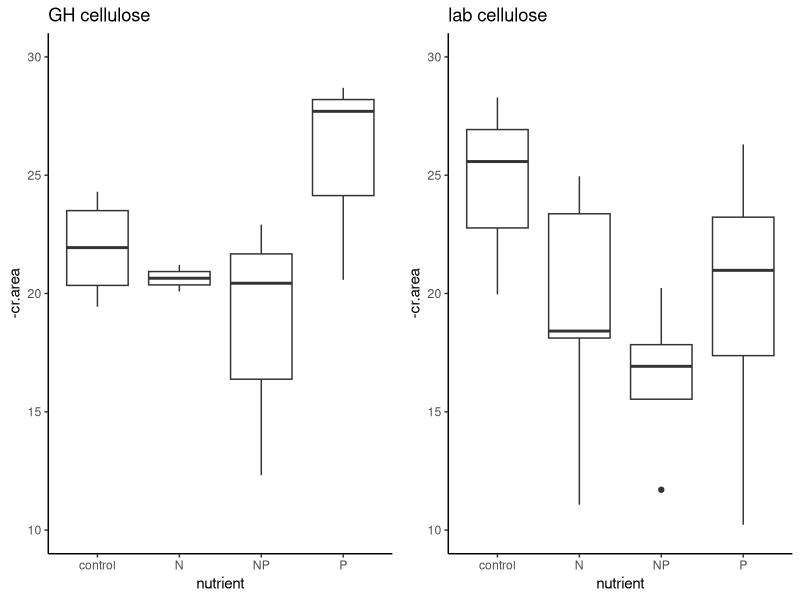
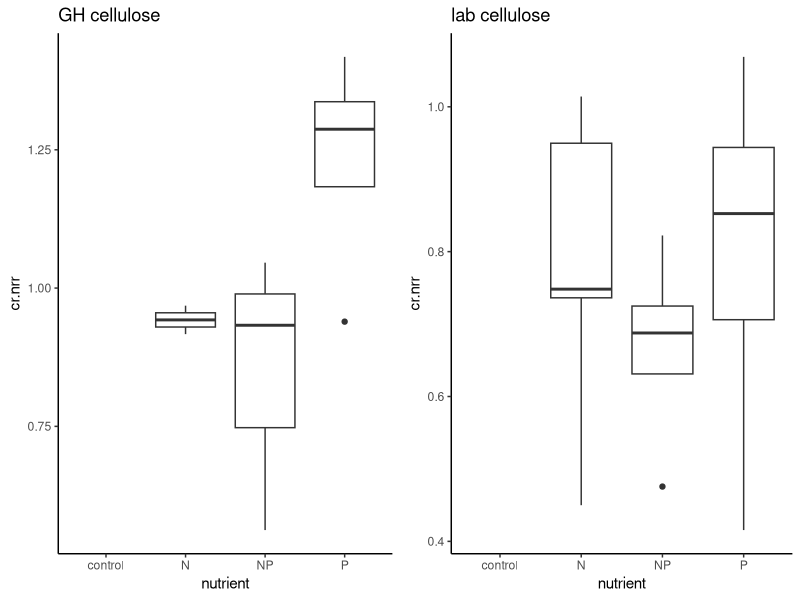
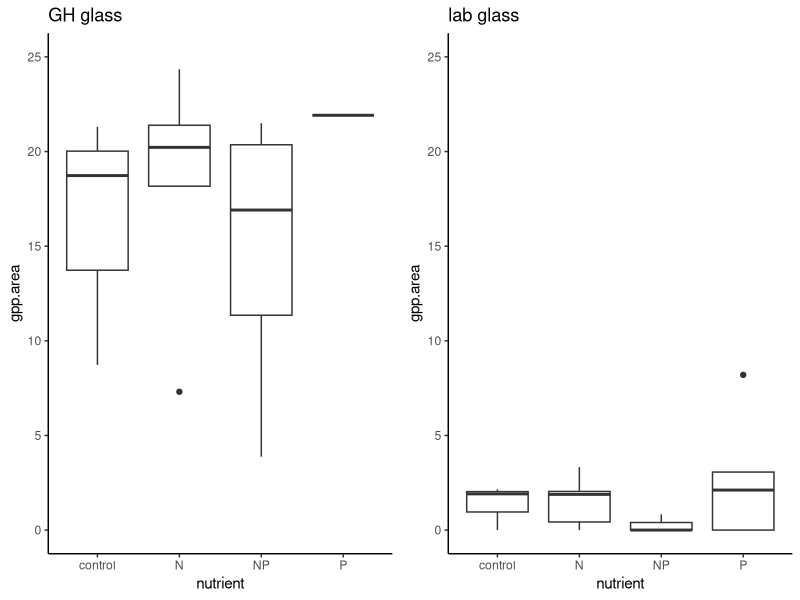
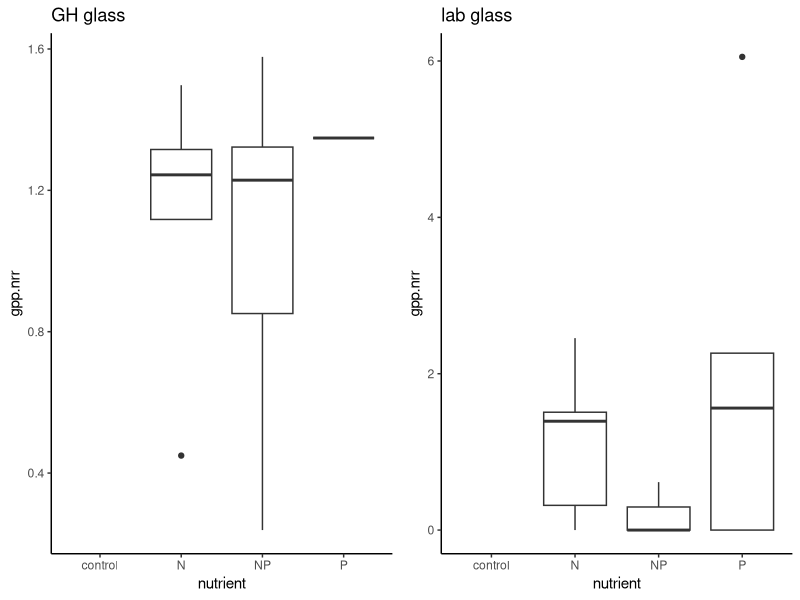
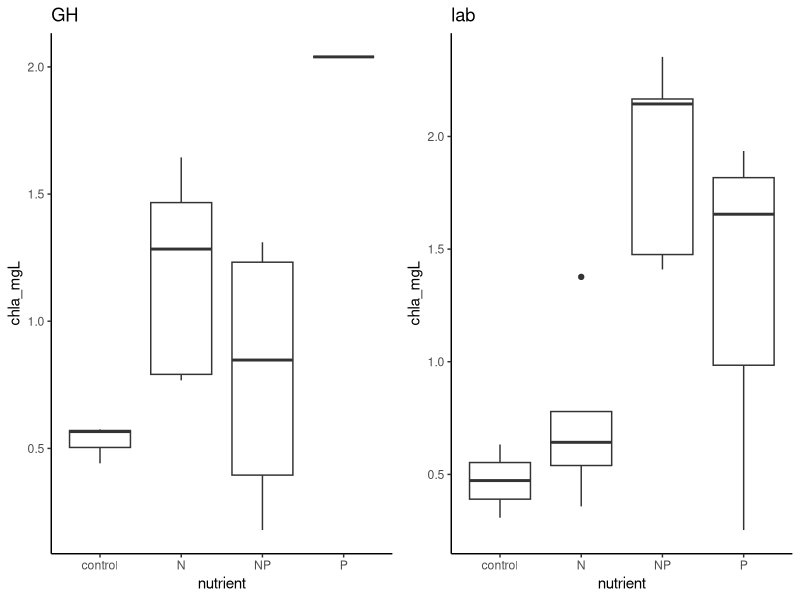
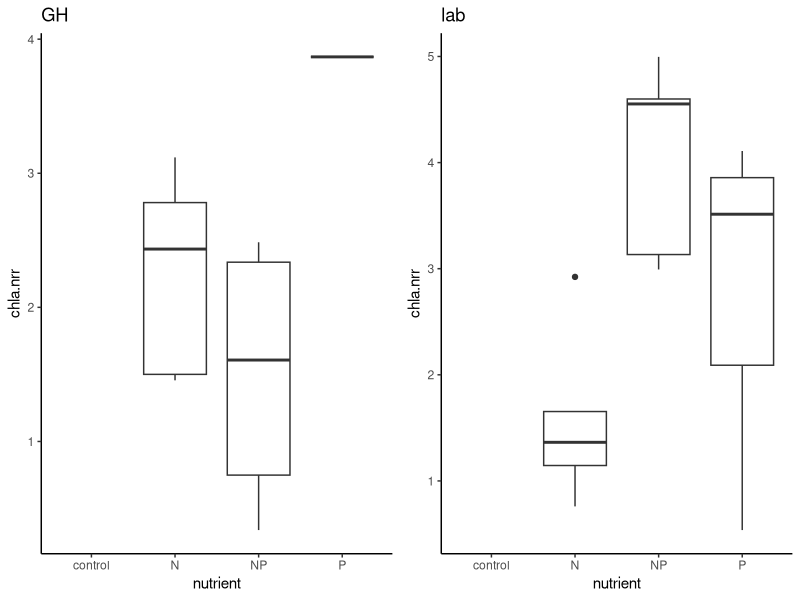

Reproduce these figures in R, in order.
#script to analyze the greenhouse vs. lab comparison of nutrient limitation. 
#first, determine nutrient limitation within substrate type and incubation location. 
#then, compare among locations

#packages
library(nlme)
library(dplyr)
library(ggplot2)
library(gridExtra)

#Load data
gh_lab <- read.csv("GH_lab_Columbia.csv")
cwu_lab <- read.csv("Ganges_Lab.csv")
cwu_gh <- read.csv("Ganges_GH.csv")

#convert N and P values (0 or 1 for absence or presence) to factors
gh_lab$N<-as.factor(gh_lab$N)
gh_lab$P<-as.factor(gh_lab$P)

#subset data into gpp and cr response
gh<-subset(gh_lab, incubation=="GH", data=gh_lab)
lab<-subset(gh_lab, incubation =="lab", data=gh_lab)

                       
############################################################
#plots!
GH_CR<-ggplot(data=subset(gh, top=="cellulose"), aes(x=nutrient, y = -cr.area))+geom_boxplot()+theme_classic()+
  ggtitle("GH cellulose")+ylim(10,30)
lab_CR<-ggplot(data=subset(lab, top=="cellulose"), aes(x=nutrient, y = -cr.area))+geom_boxplot()+theme_classic()+
  ggtitle("lab cellulose")+ylim(10,30)
grid.arrange(GH_CR, lab_CR, ncol=2)

GH_CR.NRR<-ggplot(data=subset(gh, top=="cellulose"), aes(x=nutrient, y = cr.nrr))+geom_boxplot()+theme_classic()+
  ggtitle("GH cellulose")
lab_CR.NRR<-ggplot(data=subset(lab, top=="cellulose"), aes(x=nutrient, y =cr.nrr))+geom_boxplot()+theme_classic()+
  ggtitle("lab cellulose")
grid.arrange(GH_CR.NRR, lab_CR.NRR, ncol=2)

GH_GPP<-ggplot(data=subset(gh, top=="glass"), aes(x=nutrient, y = gpp.area))+geom_boxplot()+theme_classic()+
  ggtitle("GH glass")+ylim(0,25)
lab_GPP<-ggplot(data=subset(lab, top=="glass"), aes(x=nutrient, y = gpp.area))+geom_boxplot()+theme_classic()+
  ggtitle("lab glass")+ylim(0,25)
grid.arrange(GH_GPP, lab_GPP, ncol=2)

GH_GPP.NRR<-ggplot(data=subset(gh, top=="glass"), aes(x=nutrient, y = gpp.nrr))+geom_boxplot()+theme_classic()+
  ggtitle("GH glass")
lab_GPP.NRR<-ggplot(data=subset(lab, top=="glass"), aes(x=nutrient, y =gpp.nrr))+geom_boxplot()+theme_classic()+
  ggtitle("lab glass")
grid.arrange(GH_GPP.NRR, lab_GPP.NRR, ncol=2)

GH_chla<-ggplot(data=gh, aes(x=nutrient, y=chla_mgL))+geom_boxplot()+theme_classic()+
  ggtitle("GH")
lab_chla<-ggplot(data=lab, aes(x=nutrient, y=chla_mgL))+geom_boxplot()+theme_classic()+
  ggtitle("lab")
grid.arrange(GH_chla, lab_chla, ncol=2)

GH_chla.NRR<-ggplot(data=gh, aes(x=nutrient, y = chla.nrr))+geom_boxplot()+theme_classic()+
  ggtitle("GH")
lab_chla.NRR<-ggplot(data=lab, aes(x=nutrient, y =chla.nrr))+geom_boxplot()+theme_classic()+
  ggtitle("lab")
grid.arrange(GH_chla.NRR, lab_chla.NRR, ncol=2)

#analyze CR data
M1<-aov(cr.area~N*P, data=subset(gh, top=="cellulose"))
summary(M1)
M2<-aov(cr.area~N*P, data=subset(lab, top=="cellulose"))
summary(M2)
M3<-aov(cr.nrr~nutrient, data=subset(gh, top =="cellulose"))
summary(M3) #p = 0.11
M4<-aov(cr.nrr~nutrient, data=subset(lab, top =="cellulose"))
summary(M4)#p = 0.674

#analyze GPP data
M1<-aov(gpp.area~N*P, data=subset(gh, top =="glass"))
summary(M1)
M2<-aov(gpp.area~N*P, data=subset(lab, top =="glass"))
summary(M2)
M3<-aov(gpp.nrr~nutrient, data=subset(gh, top =="glass"))
summary(M3) 
M4<-aov(gpp.nrr~nutrient, data=subset(lab, top =="glass"))
summary(M4)

#analyze chla data
M1<-aov(chla_mgL~N*P, data=subset(gh, top =="glass"))
summary(M1)
M2<-aov(chla_mgL~N*P, data=subset(lab, top =="glass"))
summary(M2)
M3<-aov(chla.nrr~nutrient, data=gh)
summary(M3) 
TukeyHSD(M3)
M4<-aov(chla.nrr~nutrient, data=lab)
summary(M4)
TukeyHSD(M4)






